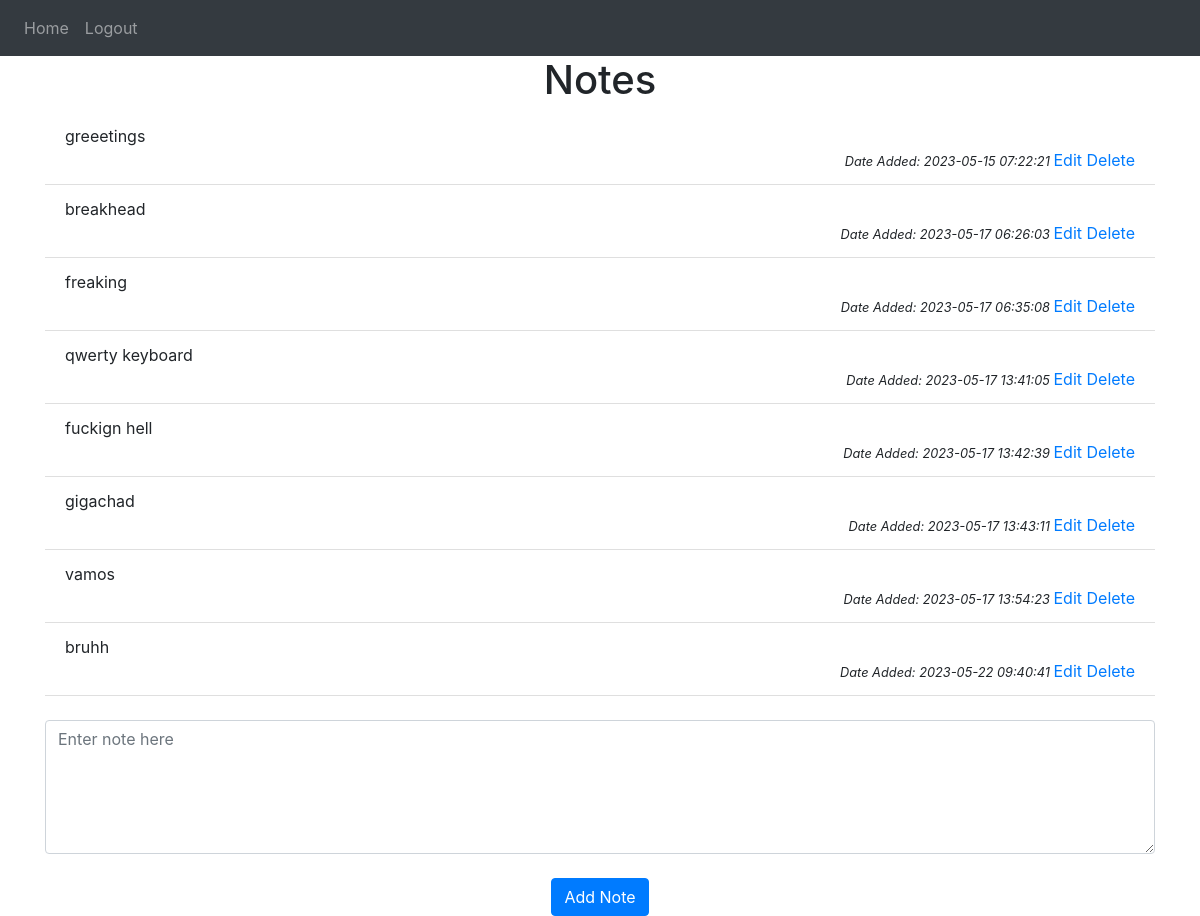
Screenshot of / (signed in) with the database file from the repository.
### website/models.py (models this page shows)
class Note(db.Model):
    id = db.Column(db.Integer, primary_key=True)
    data = db.Column(db.String(10000))
    date = db.Column(db.DateTime(timezone=True), default=func.now())
    user_id = db.Column(db.Integer, db.ForeignKey('user.id')) # Note.user_id in Note table is a foreign key of User.id table

### website/views.py (the view, shortened to what this page needs)
@views.route('/', methods=['GET', 'POST'])
@login_required  # decorator that mean you cannot see this page unless you're logged in
def home():
    return render_template("home.html", user=current_user)

### website/__init__.py (called while the page is built)
def create_app():
    app = Flask(__name__)
    app.config['SECRET_KEY'] = 'secret_key'  # in production never expose this secret key get it hashed or encrypted and imported somewhere
    app.config['SQLALCHEMY_DATABASE_URI'] = f'sqlite:///{DB_NAME}'
    db.init_app(app)
    from .views import views
    from .auth import auth
    app.register_blueprint(views, url_prefix='/')
    app.register_blueprint(auth, url_prefix='/')
    from .models import User, Note
    login_manager = LoginManager()
    login_manager.login_view='auth.login'
    login_manager.init_app(app)
    @login_manager.user_loader
    def load_user(id):
        return User.query.get(int(id))
    with app.app_context():
        db.create_all()
    return app

### website/templates/home.html
{% extends "base.html" %} {% block title %}Home{% endblock %}
{% block content %}
<h1 align="center">Notes</h1>
<ul class="list-group list-group-flush" id="notes">
    {% for note in user.notes %}
    <li class="list-group-item">
        {{ note.data }}
        <div align="right">
            <small ><i> Date Added: {{ note.date }} </i></small>
        <a href="{{ url_for('views.update_note', note_id=note.id) }}">Edit</a>
        <a href="{{ url_for('views.delete_note', note_id=note.id) }}">Delete</a>
        </div>
    </li>
    {% endfor %}
</ul>
<br />
<form method="POST">
    <textarea name="note" id="note" class="form-control" placeholder = "Enter note here" rows="5"></textarea>
    <br />
    <div align="center">
        <button type="submit" class="btn btn-primary">Add Note</button>
    </div>
</form>
{% endblock %}

### website/templates/base.html (shortened to what this page needs)
<!DOCTYPE html>
<html>
  <head>
    <link
      rel="stylesheet"
      href="https://stackpath.bootstrapcdn.com/bootstrap/4.4.1/css/bootstrap.min.css"
    />
    <link
      rel="stylesheet"
      href="https://stackpath.bootstrapcdn.com/font-awesome/4.7.0/css/font-awesome.min.css"
    />
  </head>
  <body>
    <nav class="navbar navbar-expand-lg navbar-dark bg-dark">
      <div class="collapse navbar-collapse" id="navbar">
        <div class="navbar-nav">
          {% if user.is_authenticated %}
          <a class="nav-item nav-link" id="home" href="/">Home</a>
          <a class="nav-item nav-link" id="logout" href="/logout">Logout</a>
          {% else %}
          <a class="nav-item nav-link" id="login" href="/login">Login</a>
          <a class="nav-item nav-link" id="signUp" href="/sign-up">Sign Up</a>
          {% endif %}
        </div>
      </div>
    </nav>
    <div class="container">{% block content %} {% endblock %}</div>
  </body>
</html>

### rows the page displays
Note: data "greeetings", date "2023-05-15 07:22:21"
Note: data "breakhead", date "2023-05-17 06:26:03"
Note: data "freaking", date "2023-05-17 06:35:08"
Note: data "qwerty keyboard", date "2023-05-17 13:41:05"
Note: data "fuckign hell", date "2023-05-17 13:42:39"
Note: data "gigachad", date "2023-05-17 13:43:11"
Note: data "vamos", date "2023-05-17 13:54:23"
Note: data "bruhh", date "2023-05-22 09:40:41"
